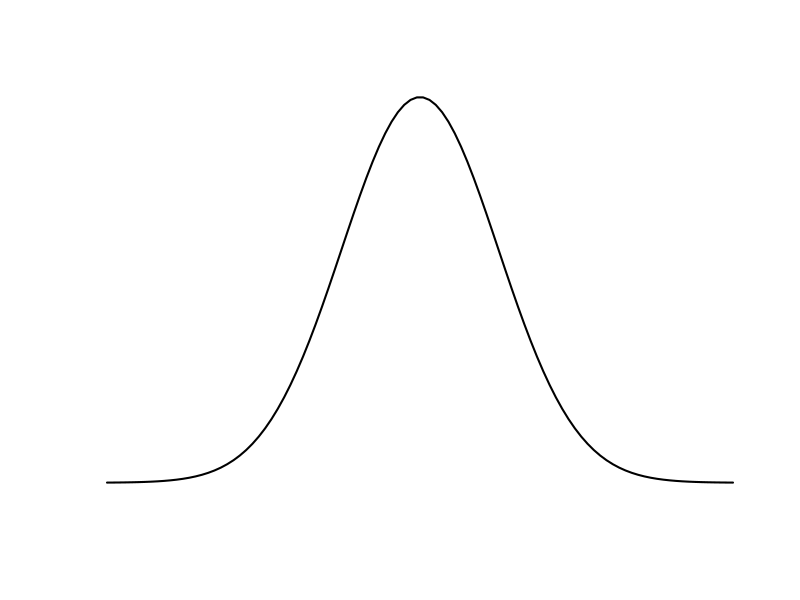

Source code (R):
#Create a sequence of 100 equally spaced numbers between -4 and 4
x <- seq(-4, 4, length=100)

#create a vector of values that shows the height of the probability distribution
#for each value in x
y <- dnorm(x)

#plot x and y as a scatterplot with connected lines (type = "l") and add
#an x-axis with custom labels
plot(x,y, type = "l", lwd = 2, axes = FALSE, xlab = "", ylab = "")
